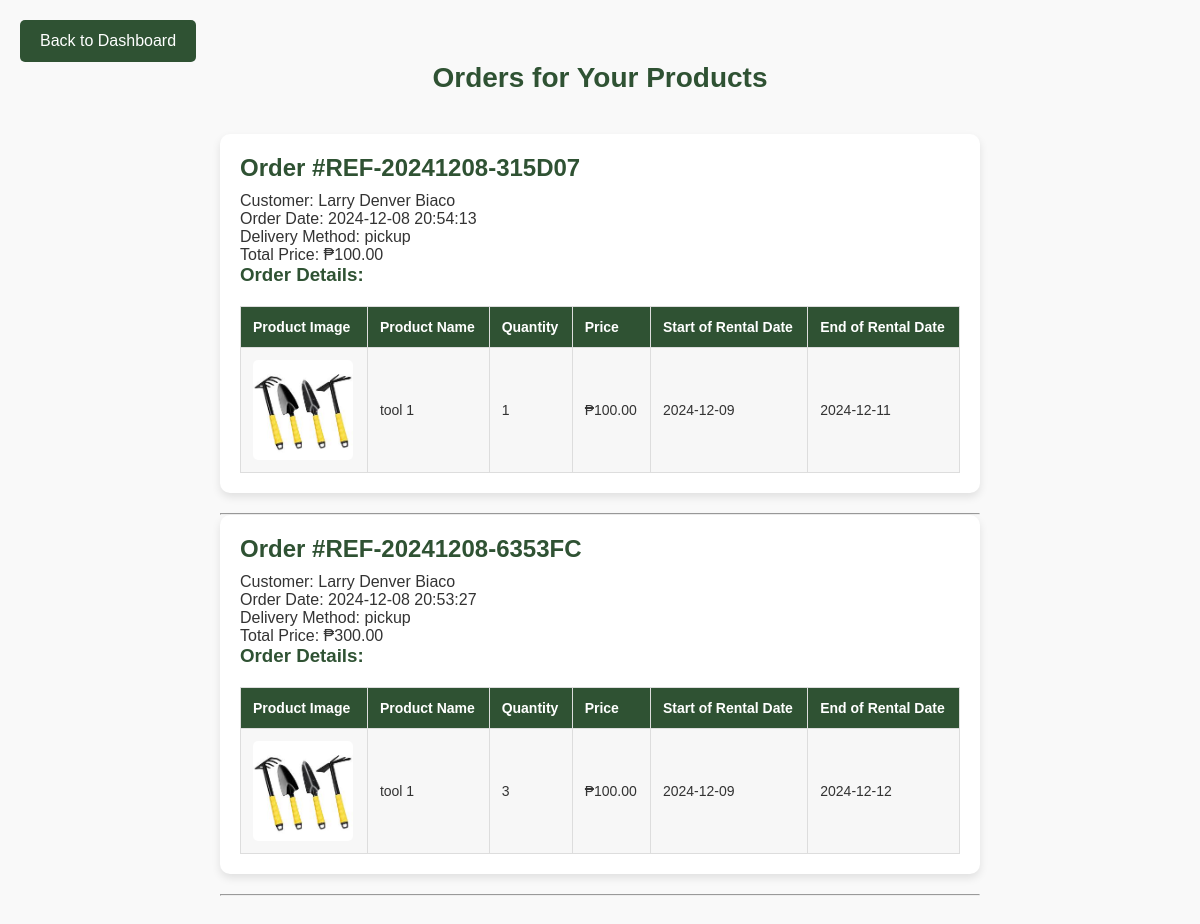
/order_notification.php (signed in), run on the app's committed database.
### tables this page shows
CREATE TABLE `orders` (
  `id` int(11) NOT NULL,
  `customer_id` int(11) NOT NULL,
  `lender_id` int(11) DEFAULT NULL,
  `order_date` timestamp NOT NULL DEFAULT current_timestamp(),
  `reference_number` varchar(255) NOT NULL,
  `delivery_method` enum('pickup','cod') NOT NULL DEFAULT 'pickup',
  `total_price` decimal(10,2) NOT NULL
);

CREATE TABLE `customer` (
  `customer_id` int(11) NOT NULL,
  `name` varchar(255) NOT NULL,
  `contact_number` varchar(15) NOT NULL,
  `address` varchar(255) NOT NULL,
  `email` varchar(255) NOT NULL,
  `password` varchar(255) NOT NULL,
  `images` varchar(255) DEFAULT NULL,
  `status` enum('pending','approved','declined') DEFAULT 'pending',
  `profile_image` varchar(255) DEFAULT NULL,
  `reset_token` varchar(255) DEFAULT NULL,
  `reset_token_expiry` datetime DEFAULT NULL
);

CREATE TABLE `order_details` (
  `id` int(11) NOT NULL,
  `order_id` int(11) NOT NULL,
  `product_id` int(11) NOT NULL,
  `quantity` int(11) NOT NULL,
  `price` decimal(10,2) NOT NULL,
  `shippingfee` decimal(10,2) NOT NULL DEFAULT 0.00,
  `start_date` date DEFAULT NULL,
  `end_date` date DEFAULT NULL
);

CREATE TABLE `products` (
  `id` int(11) NOT NULL,
  `product_name` varchar(255) NOT NULL,
  `lender_name` varchar(255) NOT NULL,
  `location` varchar(255) NOT NULL,
  `description` text DEFAULT NULL,
  `quantity` int(11) NOT NULL,
  `categories` varchar(255) NOT NULL,
  `price` decimal(10,2) NOT NULL,
  `shippingfee` decimal(10,2) NOT NULL,
  `image` varchar(255) NOT NULL,
  `status` enum('pending','approved','declined') DEFAULT 'pending',
  `rent_days` int(11) NOT NULL,
  `lender_id` int(11) NOT NULL,
  `created_at` timestamp NOT NULL DEFAULT current_timestamp()
);

### order_notification.php (the view, shortened to what this page needs)
<?php
include 'config.php';
$lenderEmail = $_SESSION['email'];
$sqlLender = "SELECT lender_id FROM lender WHERE email = ?";
$stmt = $conn->prepare($sqlLender);
$stmt->bind_param("s", $lenderEmail);
$stmt->execute();
$resultLender = $stmt->get_result();
$lender = $resultLender->fetch_assoc();
$lenderId = $lender['lender_id'];
$sqlOrders = "
    SELECT o.id AS order_id, o.order_date, o.delivery_method, o.reference_number, o.total_price, c.name AS customer_name
    FROM orders o
    JOIN customer c ON o.customer_id = c.customer_id
    WHERE o.lender_id = ?
    ORDER BY o.order_date DESC
";
$stmt = $conn->prepare($sqlOrders);
$stmt->bind_param("i", $lenderId);
$stmt->execute();
$resultOrders = $stmt->get_result();
echo "<a href='LenderDashboard.php'><button>Back to Dashboard</button></a>";
echo "<h1>Orders for Your Products</h1>";
echo "<div class='container'>";
while ($order = $resultOrders->fetch_assoc()) {
    echo "<div class='order-info'>";
    echo "<h2>Order #" . htmlspecialchars($order['reference_number']) . "</h2>";
    echo "<p>Customer: " . htmlspecialchars($order['customer_name']) . "</p>";
    echo "<p>Order Date: " . htmlspecialchars($order['order_date']) . "</p>";
    echo "<p>Delivery Method: " . htmlspecialchars($order['delivery_method']) . "</p>";
    echo "<p>Total Price: ₱" . htmlspecialchars($order['total_price']) . "</p>";
    $sqlOrderDetails = "
        SELECT od.quantity, p.product_name, od.price, od.start_date, od.end_date, p.image
        FROM order_details od
        JOIN products p ON od.product_id = p.id
        WHERE od.order_id = ?
    ";
    $stmtDetails = $conn->prepare($sqlOrderDetails);
    $stmtDetails->bind_param("i", $order['order_id']);
    $stmtDetails->execute();
    $resultDetails = $stmtDetails->get_result();
    echo "<h3>Order Details:</h3>";
    echo "<table>
        <tr>
            <th>Product Image</th>
            <th>Product Name</th>
            <th>Quantity</th>
            <th>Price</th>
            <th>Start of Rental Date</th>
            <th>End of Rental Date</th>
        </tr>";
    while ($detail = $resultDetails->fetch_assoc()) {
        echo "<tr>
            <td>
                <img src='uploaded_img/" . htmlspecialchars($detail['image']) . "' alt='Product Image' class='product-image'>
            </td>
            <td>" . htmlspecialchars($detail['product_name']) . "</td>
            <td>" . htmlspecialchars($detail['quantity']) . "</td>
            <td>₱" . htmlspecialchars($detail['price']) . "</td>
            <td>" . htmlspecialchars($detail['start_date']) . "</td>
            <td>" . htmlspecialchars($detail['end_date']) . "</td>
        </tr>";
    }
    echo "</table>";
    echo "</div>";
    echo "<hr>";
}
echo "</div>";
?>

### order_notification.php (style rules this page uses)
* { margin: 0; padding: 0; box-sizing: border-box; }
.container { max-width: 800px; margin: 0 auto; padding: 20px; }
h1, h2, h3 { color: #2F5233; font-weight: 600; margin-bottom: 10px; }
h1 { font-size: 28px; margin-bottom: 20px; text-align: center; }
button { background-color: #2F5233; color: white; border: none; padding: 12px 20px; border-radius: 5px; cursor: pointer; font-size: 16px; transition: background-color 0.3s; }
.order-info { background-color: white; padding: 20px; border-radius: 10px; box-shadow: 0 4px 8px rgba(0, 0, 0, 0.1); margin-bottom: 20px; }
table { width: 100%; border-collapse: collapse; margin-top: 20px; }
th, td { padding: 12px; text-align: left; border: 1px solid #ddd; font-size: 14px; }
th { background-color: #2F5233; color: #fff; font-weight: bold; }
tr:nth-child(even) { background-color: #f7f7f7; }
tr:nth-child(odd) { background-color: #fff; }
.product-image { width: 100px; height: 100px; object-fit: cover; border-radius: 5px; }

### data on the page
orders: reference_number "REF-20241208-315D07", customer.name "Larry Denver Biaco", order_date "2024-12-08 20:54:13", delivery_method "pickup", total_price "100.00"
order_details: product.image (picture), product.product_name "tool 1", quantity "1", price "100.00", start_date "2024-12-09", end_date "2024-12-11"
orders: reference_number "REF-20241208-6353FC", customer.name "Larry Denver Biaco", order_date "2024-12-08 20:53:27", delivery_method "pickup", total_price "300.00"
order_details: product.image (picture), product.product_name "tool 1", quantity "3", price "100.00", start_date "2024-12-09", end_date "2024-12-12"
